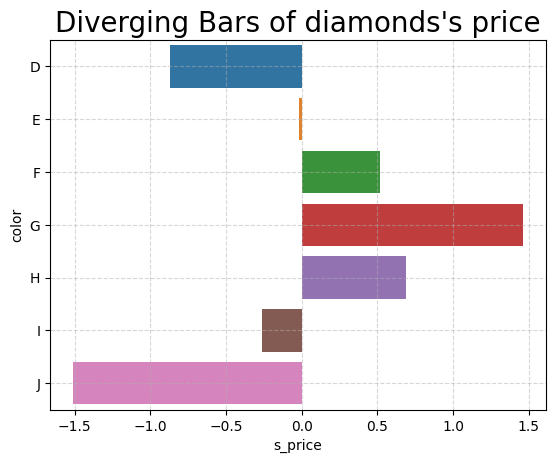

Source code (Python):
import numpy as np
import pandas as pd
import matplotlib as mpl
import matplotlib.pyplot as plt
import seaborn as sns

# let's load the data
diamonds = sns.load_dataset('diamonds')

# and prepare it
df = diamonds.groupby('color').sum(numeric_only=True)
x = df.loc[:, ['price']]
df['s_price'] = (x - x.mean())/x.std() # here we standardize the price
df['colors'] = ['red' if x < 0 else 'green' for x in df['s_price']] # and assign the rules we will follow
df.sort_values('s_price', inplace=True)
df.reset_index(inplace=True)

# Draw plot
sns.barplot(data=df,
            x=df['s_price'], 
            y=df['color']
            )

# Decorations
plt.title('Diverging Bars of diamonds\'s price', fontdict={'size':20})
plt.grid(linestyle='--', alpha=0.5)
plt.show()

plt.savefig('Diverging_Bar_sns.png')
